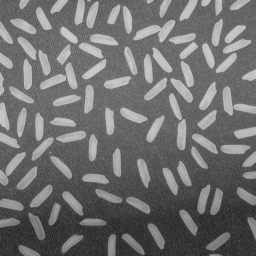
#> input picture Imagens/rice.png, 256 x 256 px
$ python Aula12_Operacoes_Morfologicas-erosao.py
#> lines starting #> are read from the running program, lines starting #| are printed output that depends on the picture; after the words box and inside, x2 and y2 are one past the last pixel; in counts of white or black regions, pixels touching at a corner belong together
import cv2
from matplotlib import pyplot as plt
import numpy as np

I = cv2.imread('./Imagens/rice.png', cv2.IMREAD_GRAYSCALE)
#> I is the input picture: shape (256, 256); min 40, max 204, mean 111.2
plt.figure()
plt.imshow(I, cmap='gray')

# limiarização global
limiar = 128
ret, I2 = cv2.threshold(I, limiar, 255, cv2.THRESH_BINARY)
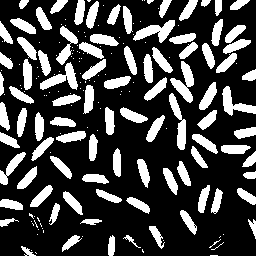
#> I2: shape (256, 256); 26.5% white; 187 white regions (98 under 20 px), largest, box (x1, y1, x2, y2) and area: (170, 61, 194, 103) 452, (133, 20, 175, 43) 435, (40, 62, 78, 90) 427
#> ret = 128

# plt.figure()
# plt.imshow(I2, cmap='gray')

# Operação de erosão

S = np.ones((2,2), np.uint8)
I3 = cv2.erode(I2, S, iterations=1)
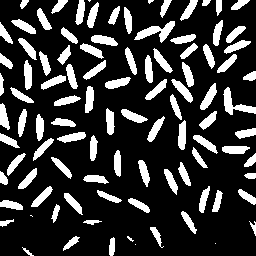
#> I3: shape (256, 256); 21% white; 99 white regions (6 under 20 px), largest, box (x1, y1, x2, y2) and area: (134, 21, 175, 43) 356, (223, 87, 256, 115) 327, (200, 83, 217, 110) 206

plt.figure()
plt.imshow(I3, cmap='gray')

plt.show()

$ run again, with Imagens/agua2.png copied over Imagens/rice.png
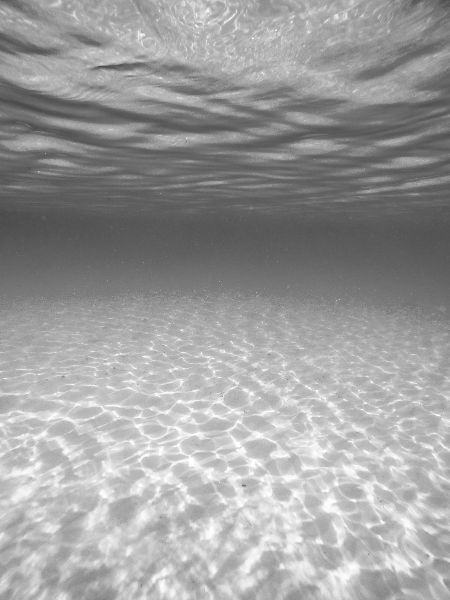
#> input picture Imagens/agua2.png, 450 x 600 px
#> I is the input picture: shape (600, 450); min 69, max 255, mean 157.2
#> `ret, I2 = cv2.threshold(I, limiar, 255, cv2.THRESH_BINARY)`:
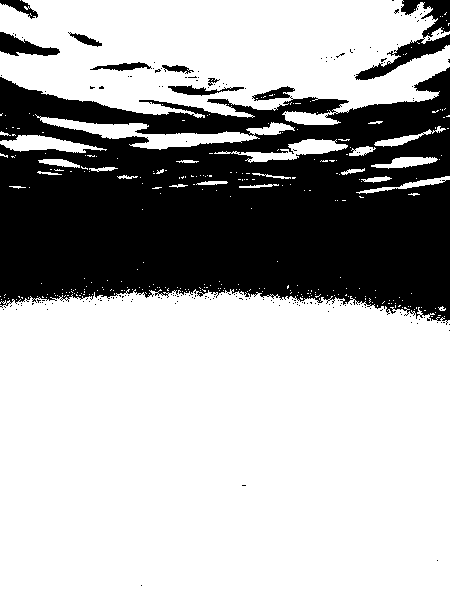
#> I2: shape (600, 450); 68.4% white; 184 black regions (175 under 20 px), largest, box (x1, y1, x2, y2) and area: (0, 67, 450, 325) 80895, (355, 0, 450, 80) 2100, (0, 32, 60, 56) 728
#> ret = 128
#> `I3 = cv2.erode(I2, S, iterations=1)`:
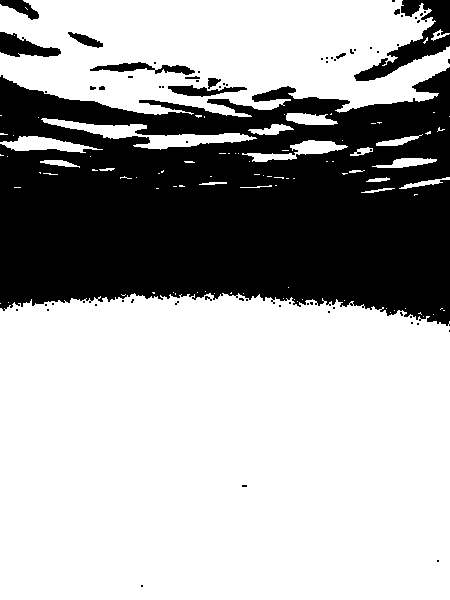
#> I3: shape (600, 450); 66.5% white; 69 black regions (57 under 20 px), largest, box (x1, y1, x2, y2) and area: (0, 67, 450, 326) 85044, (354, 0, 450, 81) 2514, (0, 32, 61, 57) 843
